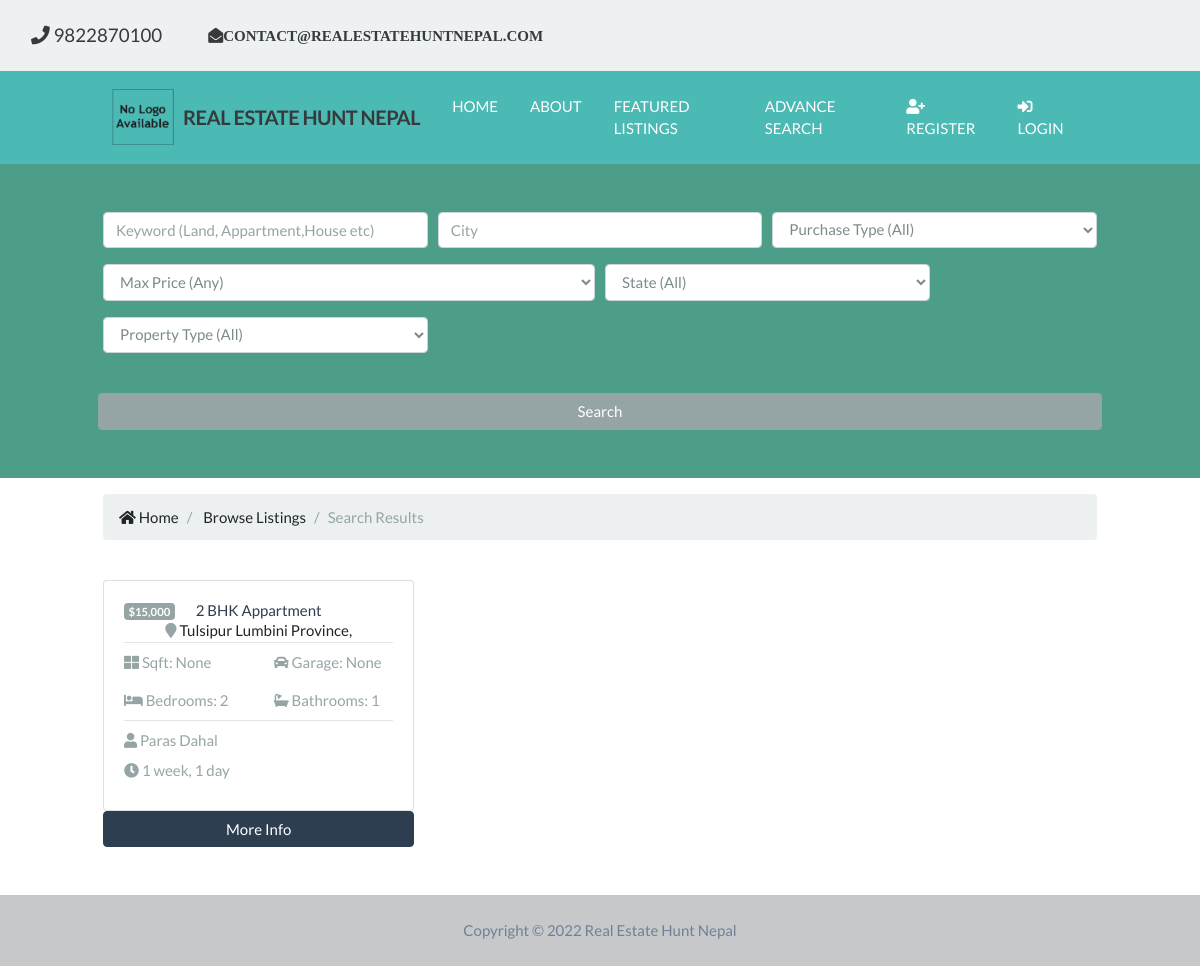
Page /listing/search on the earlier database version.
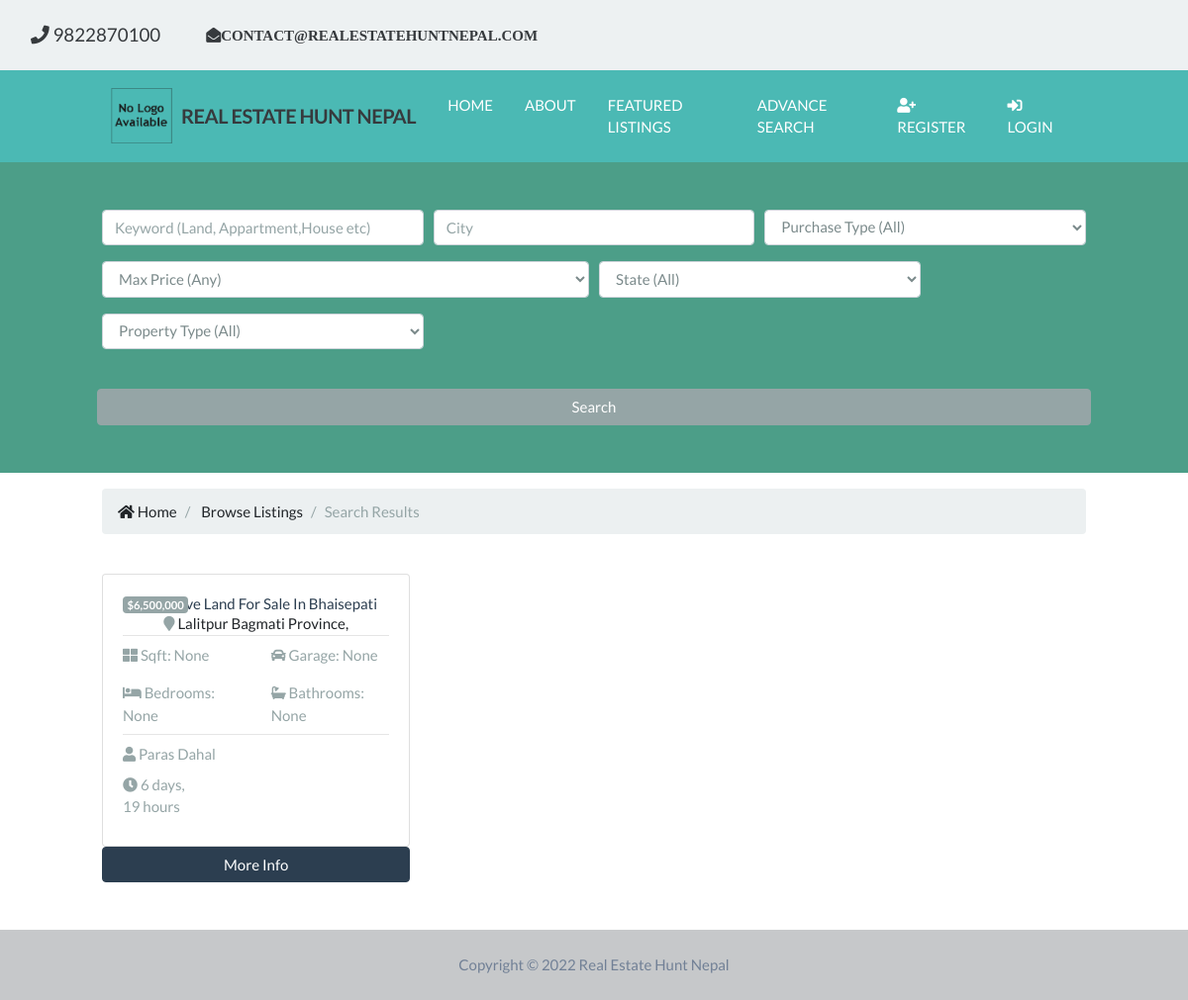
Same page on the later database version.
### appartment_listing/models.py (models this page shows, shortened)
class Listings(models.Model):
    listing_id = models.AutoField(
        verbose_name='ID',
        primary_key=True,
    )
    realtor_id = models.ForeignKey(Realtors, on_delete=models.DO_NOTHING)
    listing_title = models.CharField(
        max_length=100,
        verbose_name='Title',
    )
    state = models.CharField(max_length=100, verbose_name='State')
    district = models.CharField(max_length=100, verbose_name='District')
    city = models.CharField(max_length=100, verbose_name='City')
    description = models.TextField(blank=True, verbose_name='Description')
    price = models.DecimalField(
        verbose_name='Price', max_digits=15, decimal_places=5)
    purchaseType = models.CharField(unique=True,
                                    default="Buy", max_length=8, verbose_name='PurchaseType')
    propertyType = models.CharField(unique=True,
                                    default="House", max_length=15, verbose_name='PropertyType')
    bedroom = models.IntegerField(
        verbose_name='Bedroom', default=None, blank=True, null=True)
    bathroom = models.IntegerField(
        verbose_name='Bathroom', default=None, blank=True, null=True)
    garage = models.IntegerField(
        verbose_name='Garage', default=None, blank=True, null=True)
    sqft = models.IntegerField(
        verbose_name='Sqft', default=None, blank=True, null=True)
    photo_main = models.ImageField(
        upload_to='photos/%Y/%m/%d/', verbose_name='Main Photo', default=None, blank=True, null=True)
    is_published = models.BooleanField(default=True, verbose_name='Published')
    list_date = models.DateTimeField(
        default=datetime.now, blank=True, verbose_name='List Date')
    class Meta():
        verbose_name = 'Listing'
        verbose_name_plural = 'Listings'

### realtor/models.py (models this page shows, shortened)
class Realtors(models.Model):
    realtor_id = models.BigAutoField(primary_key=True)
    first_name = models.CharField(
        max_length=200, verbose_name='First Name')
    last_name = models.CharField(
        max_length=200, verbose_name='Last Name')
    photo = models.ImageField(
        verbose_name='Realtor Photo', upload_to='realtor/%Y/%m/%d/')
    description = models.TextField(blank=True, verbose_name='Description')
    phone = models.CharField(max_length=50, verbose_name='Phone Number')
    email = models.EmailField(verbose_name='EMAIL')
    is_mvp = models.BooleanField(default=False, verbose_name='MVP')
    hire_date = models.DateTimeField(default=datetime.now, blank=True)
    created_at = models.DateTimeField(
        verbose_name='Created At', editable=False)
    updated_at = models.DateTimeField(
        verbose_name='Updated At', editable=False)
    class Meta:
        verbose_name = 'Realtor'
        verbose_name_plural = 'Realtors'
    def __str__(self):
        return self.first_name + ' ' + self.last_name

### appartment_listing/views.py (the view)
# urls.py: path('search', views.search, name='search'),
def search(request):
    title = 'Search Result'
    template = 'listing/search.html'
    queryset_list = Listings.objects.order_by('-list_date')
    if 'keywords' in request.GET:
        keywords = request.GET['keywords']
        if keywords:
            queryset_list = queryset_list.filter(
                description__icontains=keywords)
    if 'city' in request.GET:
        city = request.GET['city']
        if city:
            queryset_list = queryset_list.filter(
                city__iexact=city)
    if 'state' in request.GET:
        state = request.GET['state']
        if state:
            queryset_list = queryset_list.filter(
                state__iexact=state)
    if 'purchaseType' in request.GET:
        purchaseType = request.GET['purchaseType']
        if purchaseType:
            queryset_list = queryset_list.filter(
                purchaseType__iexact=purchaseType)
    if 'propertyType' in request.GET:
        propertyType = request.GET['propertyType']
        if propertyType:
            queryset_list = queryset_list.filter(
                propertyType__iexact=propertyType)
    if 'price' in request.GET:
        price = request.GET['price']
        if price:
            queryset_list = queryset_list.filter(
                price__lte=price)
    context = {'title': title,
               'listings': queryset_list,
               'state_choices': state_choices,
               'purchase_choices': purchase_choices,
               'property_choices': property_choices,
               'price_choices': price_choices,
               }
    return render(request, template, context)

### appartment_listing/templates/listing/search.html (shortened to what the changed rows need)
{% extends 'header/base.html' %}
{% load static %}
{% load humanize %}
{% block content %}
<section id="listings" class="py-4">
  <div class="container">
    <div class="row">
      {% if listings %} {% for listing in listings %}
      <div class="col-md-6 col-lg-4 mb-4">
        <div class="card">
          <div class="card-img-overlay">
            <h2>
              <span class="badge badge-secondary text-white"
                >${{listing.price | floatformat:0 | intcomma}}</span
              >
            </h2>
          </div>
          <div class="card-body">
            <div class="listing-heading text-center">
              <h4 class="text-primary">{{listing.listing_title}}</h4>
              <p>
                <i class="fas fa-map-marker text-secondary"></i>
                {{listing.city}} {{listing.state}}, {{listing.zipcode}}
              </p>
            </div>
            <hr />
            <div class="row py-2 text-secondary">
              <div class="col-6">
                <i class="fas fa-th-large"></i> Sqft: {{listing.sqft}}
              </div>
              <div class="col-6">
                <i class="fas fa-car"></i> Garage: {{listing.garage}}
              </div>
            </div>
            <div class="row py-2 text-secondary">
              <div class="col-6">
                <i class="fas fa-bed"></i> Bedrooms: {{listing.bedroom}}
              </div>
              <div class="col-6">
                <i class="fas fa-bath"></i> Bathrooms: {{listing.bathroom}}
              </div>
            </div>
            <hr />
            <div class="row py-2 text-secondary">
              <div class="col-12">
                <i class="fas fa-user"></i> {{listing.realtor_id}}
              </div>
            </div>
            <div class="row text-secondary pb-2">
              <div class="col-6">
                <i class="fas fa-clock"></i> {{ listing.list_date | timesince }}
              </div>
            </div>
          </div>
        </div>
        <a
              href="{% url 'listing:detail' listing.listing_id %}"
              class="btn btn-primary btn-block"
              >More Info</a
            >
      </div>
      {% endfor %} {% else %}
      <div class="col-md-12">
        <p>There are no listings</p>
      </div>
      {% endif %}
    </div>
  </div>
</section>
{% endblock %}

Differences in the rows shown:
removed Listings: price "15,000", listing_title "2 BHK Appartment", city "Tulsipur", state "Lumbini Province", sqft "None", garage "None", bedroom "2", bathroom "1", realtor_id "Paras Dahal", list_date "1 week, 1 day"
added Listings: price "6,500,000", listing_title "Attractive Land For Sale In Bhaisepati", city "Lalitpur", state "Bagmati Province", sqft "None", garage "None", bedroom "None", bathroom "None", realtor_id "Paras Dahal", list_date "6 days, 19 hours"
